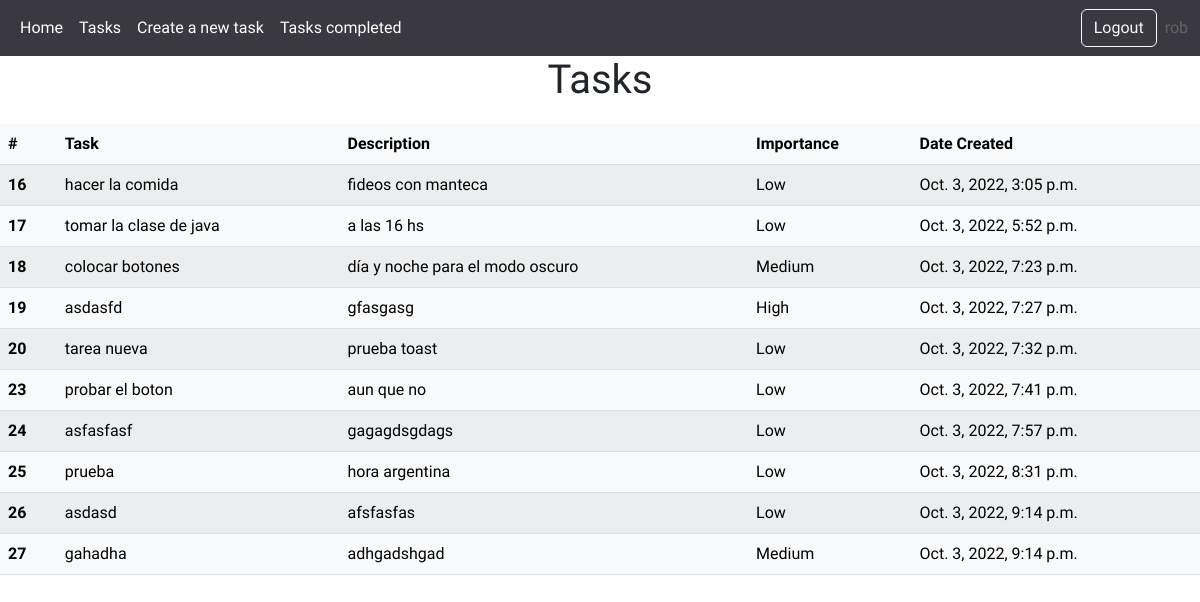
Page /tasks/ (signed in) on the earlier database version.
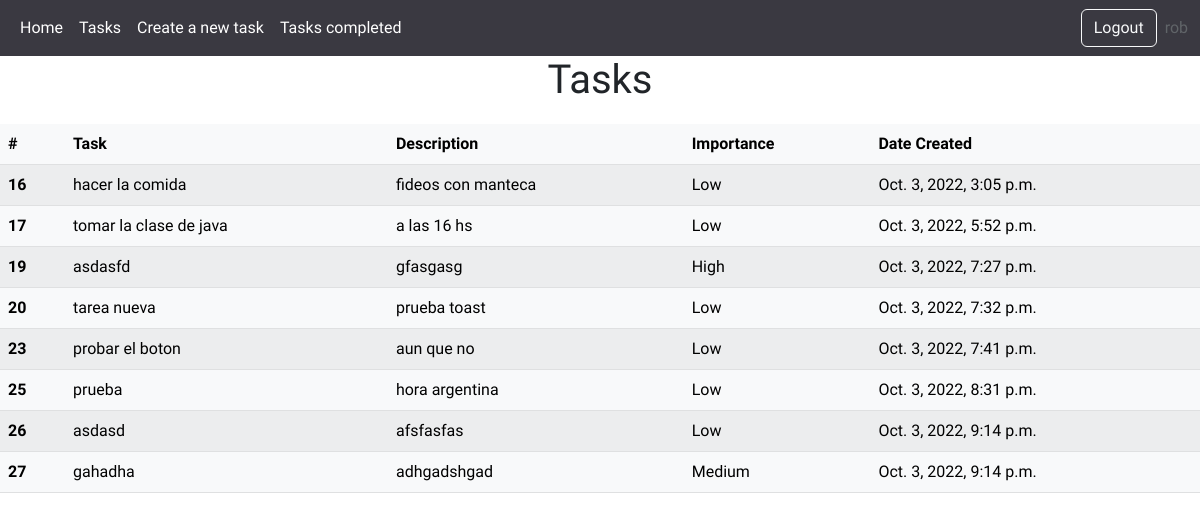
Same page on the later database version.
### tasks/models.py (models this page shows, shortened)
class Task(models.Model):
    title= models.CharField(max_length=200)
    description=models.TextField(max_length=1000)
    created= models.DateTimeField(auto_now_add=True)
    date_completed= models.DateTimeField(null= True, blank=True)
    Low_importance= models.BooleanField(default=False)
    medium_importance= models.BooleanField(default=False)
    high_importance=models.BooleanField(default=False)
    user= models.ForeignKey(User, on_delete=models.CASCADE)

### tasks/views.py (the view)
# urls.py: path('tasks/', views.tasks, name= 'tasks'),
@login_required
def tasks(request):
    tasks= Task.objects.filter(user= request.user, date_completed__isnull= True)
    return render(request, 'tasks.html', {"tasks": tasks})

### tasks/templates/tasks.html (shortened to what this page needs)
{% extends 'base.html' %}
{% block content %}
<div class="d-flex justify-content-center">
<h1>Tasks</h1>
</div>
<table class="table table-striped table-light">
  <thead>
    <tr>
      <th scope="col">#</th>
      <th scope="col">Task</th>
      <th scope="col">Description</th>
      <th scope="col">Importance</th>
      <th scope="col">Date Created</th>
    </tr>
  </thead>
  <tbody>
      {% for task in tasks %}
    <tr>
     <th scope="row"><a class="table_content" href="{% url 'task_detail' task.id %}">{{task.id}}</a></th>
      <td><a class="table_content" href="{% url 'task_detail' task.id %}">{{task.title}}</a></td>
      <td><a class="table_content" href="{% url 'task_detail' task.id %}">{{task.description}}</a></td>
      {% if task.Low_importance %}
        <td><a class="table_content" href="{% url 'task_detail' task.id %}"> Low </a></td>
      {% elif task.medium_importance %}
      <td><a class="table_content" href="{% url 'task_detail' task.id %}"> Medium </a></td>
      {% else %}
      <td><a class="table_content" href="{% url 'task_detail' task.id %}"> High </a></td>
      {% endif %}
      <td><a class="table_content" href="{% url 'task_detail' task.id %}"> {{task.created}} </a></td>
    </tr>
     {% endfor %}
  </tbody>
</table>
{% endblock %}

### tasks/templates/base.html (shortened to what this page needs)
{% load static %}
<!DOCTYPE html>
<html lang="en">
<head>
    <link rel="stylesheet" href="{% static 'main.css' %}">
    <link href="https://cdn.jsdelivr.net/npm/bootstrap@5.2.1/dist/css/bootstrap.min.css" rel="stylesheet">
</head>
<body>
      {% if user.is_authenticated %}
      <nav class="navbar navbar-expand-lg nav-online ">
        <div class="container-fluid ">
          <div class="collapse navbar-collapse" id="navbarText">
            <ul class="navbar-nav me-auto mb-2 mb-lg-0">
              <li class="nav-item">
                <a class="nav-link active link-online" aria-current="page" href="/">Home</a>
              </li>
              <li class="nav-item">
                <a class="nav-link active link-online" aria-current="page" href="/tasks/">Tasks</a>
              </li>
              <li class="nav-item">
                <a class="nav-link active link-online" aria-current="page" href="/task/create/">Create a new task</a>
              </li>
              <li class="nav-item">
                <a class="nav-link active link-online" aria-current="page" href="/task/ended/">Tasks completed</a>
              </li>
            </ul>
           <div class="d-flex" role="search">
              <a class="nav-link active me-2 link-online" aria-current="page" href="/logout/"> <button type="button" class="btn btn-outline-light">Logout</button> </a>
            </div>
            <div class="d-flex">
              <span class="user_active"> {{user}} </span>
            </div>
          </div>
        </div>
      </nav>
      {% endif %}
      {%block content%}
      {% endblock %}
</body>
</html>

### tasks/static/main.css (style rules this page uses)
* { text-decoration: none !important; list-style: none; font-family: 'Quicksand', sans-serif;; }
.link-offline, .link-online { color:white !important; }
.nav-online { background-color: rgba(14, 13, 23, 0.817)!important; }
.user_active { color: rgb(96, 100, 104); }
.table_content { color: black; }
.table { margin-top: 1%; }

Differences in the rows shown:
removed Task: id "18", title "colocar botones", description "día y noche para el modo oscuro", Low_importance "Medium", created "Oct. 3, 2022, 7:23 p.m."
no longer on this page (row edited): Task: id "24", title "asfasfasf", description "gagagdsgdags", Low_importance "Low", created "Oct. 3, 2022, 7:57 p.m."
